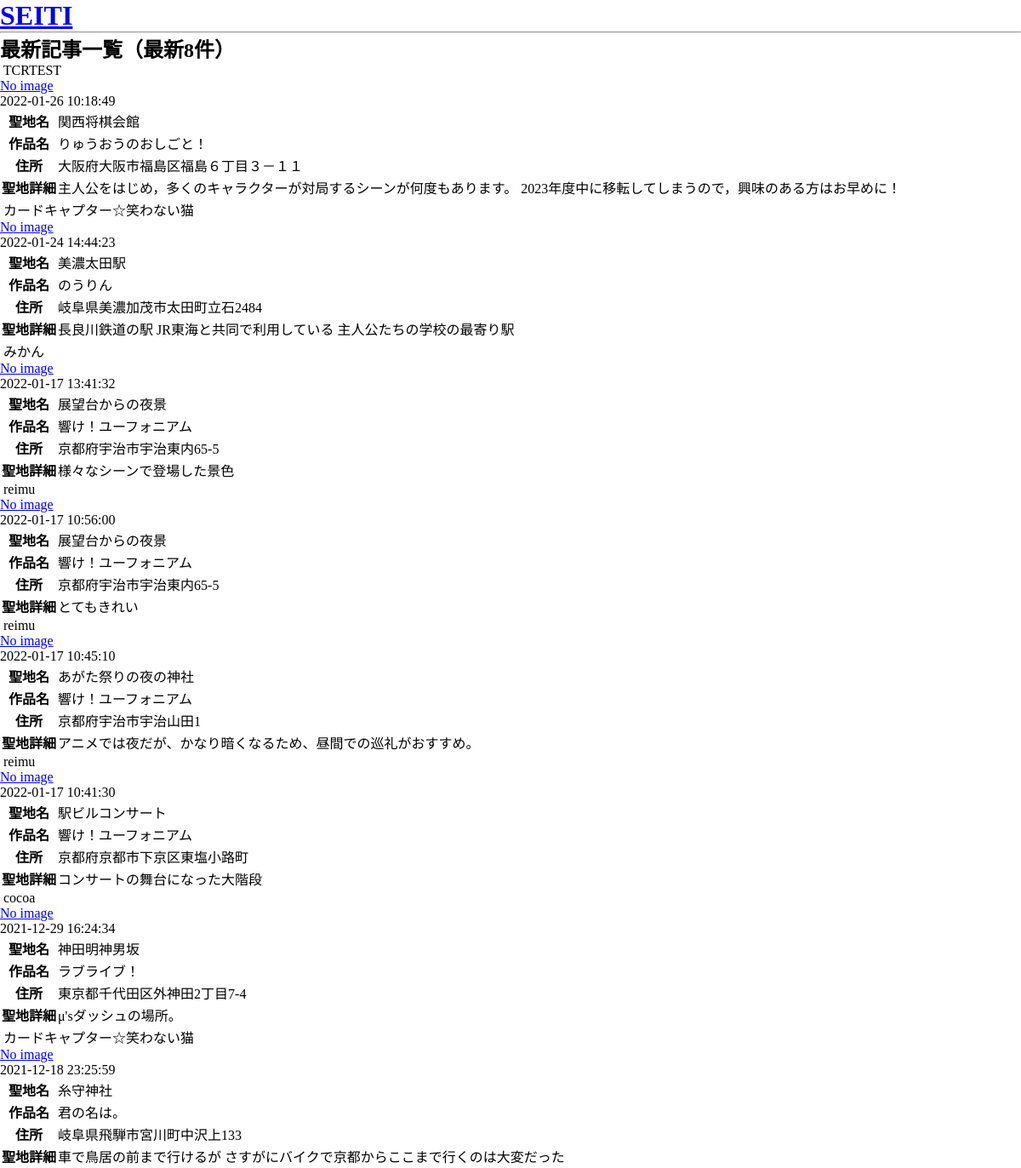
Screenshot of /latest_article.php with the database file from the repository.
### tables this page shows
CREATE TABLE IF NOT EXISTS `article` (
  `articleID` int(11) NOT NULL AUTO_INCREMENT,
  `userID` int(11) NOT NULL,
  `workID` int(11) NOT NULL,
  `image` varchar(64) DEFAULT NULL,
  `name` varchar(128) NOT NULL,
  `sAddress1` varchar(12) NOT NULL,
  `sAddress2` varchar(32) NOT NULL,
  `sAddress3` varchar(512) NOT NULL,
  `details` varchar(256) DEFAULT NULL,
  `go` int(11) NOT NULL,
  `favorite` int(11) NOT NULL,
  `date` datetime NOT NULL,
  PRIMARY KEY (`articleID`),
  KEY `userID` (`userID`),
  KEY `workID` (`workID`)
);

CREATE TABLE IF NOT EXISTS `user` (
  `userID` int(11) NOT NULL AUTO_INCREMENT,
  `username` varchar(32) NOT NULL,
  `mailAddress` varchar(50) NOT NULL,
  `password` varchar(24) NOT NULL,
  `icon` varchar(64) DEFAULT NULL,
  `uComment` varchar(256) DEFAULT NULL,
  PRIMARY KEY (`userID`),
  UNIQUE KEY `mailAddress` (`mailAddress`)
);

CREATE TABLE IF NOT EXISTS `work` (
  `workID` int(11) NOT NULL AUTO_INCREMENT,
  `title` varchar(128) NOT NULL,
  `titlePseudonym` varchar(256) DEFAULT NULL,
  `type` int(11) NOT NULL,
  `URL` text,
  PRIMARY KEY (`workID`)
);

### util.php (called while the page is built, shortened)
<?php
function readImageToBase64($url) {
    if(strlen(explode("/", $url)[2]) == 0 || !exif_imagetype($url)) return false;
    $image = file_get_contents($url);
    $encImage = base64_encode($image);
    $imginfo = getimagesize("data:application/octet-stream;base64,".$encImage);
    return "data:".$imginfo["mime"].";base64,".$encImage;
}

### latest_article.php (the view, shortened to what this page needs)
<?php
require "pdo_connect.php";
$sql = "SELECT * FROM article ORDER BY date DESC LIMIT 8;";
$result = $conn->query($sql)->fetchAll();
?>
<!DOCTYPE html>
<html lang="ja" dir="ltr">
    <head>
        <link rel="stylesheet" href="css/common.css">
        <link rel="stylesheet" href="css/latestArticle.css?202107162311">
    </head>
    <body>
        <header>
            <a href="top.php"><h1>SEITI</h1></a>
            <hr>
        </header>
        <main>
            <h2>最新記事一覧（最新<?php echo(count($result)) ?>件）</h2>
            <div id="articles-container">
                <?php
                for($i = 0; $i < count($result); $i++) {
                    $sql = "SELECT title FROM work WHERE workID = ".$result[$i]["workID"].";";
                    $wr = $conn->query($sql)->fetch();
                    $sql = "SELECT username, icon FROM user WHERE userID = ".$result[$i]["userID"].";";
                    $ur = $conn->query($sql)->fetch();
                    $imageSrc = readImageToBase64("./image/".$result[$i]["image"]);
                    $imageWidth = getImageWidth("./image/".$result[$i]["image"]);
                    $imageHeight = getImageHeight("./image/".$result[$i]["image"]);
                ?>
                <div class="article">
                    <div class="article-header">
                        <span class="username"><?php echo($ur["username"]) ?></span>
                    </div>
                    <div class="article-body">
                        <a href="view.php?v=<?php echo($result[$i]["articleID"]) ?>">
                            <div class="image-container">
                                <?php if($imageSrc) { ?>
                                <img src="<?php echo($imageSrc) ?>" alt=""
                                <?php
                                if($imageWidth > $imageHeight) {
                                    echo("width=\"100%\"");
                                } else {
                                    echo("height=\"100%\"");
                                }
                                ?>
                                >
                                <?php } else { ?>
                                <div class="no-image">No image</div>
                                <?php }?>
                            </div>
                        </a>
                        <div class="article-date"><?php echo($result[$i]["date"]) ?></div>
                    </div>
                    <div class="article-info">
                        <table>
                            <tbody>
                                <tr>
                                    <th nowrap>聖地名</th><td><?php echo($result[$i]["name"]) ?></td>
                                </tr>
                                <tr>
                                    <th nowrap>作品名</th><td><?php echo($wr["title"]) ?></td>
                                </tr>
                                <tr>
                                    <th nowrap>住所</th><td><?php echo($result[$i]["sAddress1"].$result[$i]["sAddress2"].$result[$i]["sAddress3"]) ?></td>
                                </tr>
                                <tr>
                                    <th nowrap>聖地詳細</th><td><?php if($result[$i]["details"] == null) { echo("なし"); } else { echo($result[$i]["details"]); } ?></td>
                                </tr>
                            </tbody>
                        </table>
                    </div>
                </div>
                <?php } ?>
            </div>
        </main>
    </body>
</html>

### beta/1.0.5/css/latestArticle.css (style rules this page uses)
* { margin: 0; padding: 0; }

### rows the page displays
article: userID.username "TCRTEST", shows "No image", date "2022-01-26 10:18:49", name "関西将棋会館", workID.title "りゅうおうのおしごと！", sAddress1 "大阪府", sAddress2 "大阪市福島区福島６丁目", sAddress3 "３－１１", details "主人公をはじめ，多くのキャラクターが対局するシーンが何度もあります。 2023年度中に移転してしまうので，興味のある方はお早めに！"
article: userID.username "カードキャプター☆笑わない猫", shows "No image", date "2022-01-24 14:44:23", name "美濃太田駅", workID.title "のうりん", sAddress1 "岐阜県", sAddress2 "美濃加茂市太田町", sAddress3 "立石2484", details "長良川鉄道の駅 JR東海と共同で利用している 主人公たちの学校の最寄り駅"
article: userID.username "みかん", shows "No image", date "2022-01-17 13:41:32", name "展望台からの夜景", workID.title "響け！ユーフォニアム", sAddress1 "京都府", sAddress2 "宇治市宇治東内", sAddress3 "65-5", details "様々なシーンで登場した景色"
article: userID.username "reimu", shows "No image", date "2022-01-17 10:56:00", name "展望台からの夜景", workID.title "響け！ユーフォニアム", sAddress1 "京都府", sAddress2 "宇治市宇治東内", sAddress3 "65-5", details "とてもきれい"
article: userID.username "reimu", shows "No image", date "2022-01-17 10:45:10", name "あがた祭りの夜の神社", workID.title "響け！ユーフォニアム", sAddress1 "京都府", sAddress2 "宇治市宇治山田", sAddress3 "1", details "アニメでは夜だが、かなり暗くなるため、昼間での巡礼がおすすめ。"
article: userID.username "reimu", shows "No image", date "2022-01-17 10:41:30", name "駅ビルコンサート", workID.title "響け！ユーフォニアム", sAddress1 "京都府", sAddress2 "京都市下京区東塩小路町", details "コンサートの舞台になった大階段"
article: userID.username "cocoa", shows "No image", date "2021-12-29 16:24:34", name "神田明神男坂", workID.title "ラブライブ！", sAddress1 "東京都", sAddress2 "千代田区外神田", sAddress3 "2丁目7-4", details "μ'sダッシュの場所。"
article: userID.username "カードキャプター☆笑わない猫", shows "No image", date "2021-12-18 23:25:59", name "糸守神社", workID.title "君の名は。", sAddress1 "岐阜県", sAddress2 "飛騨市宮川町中沢上", sAddress3 "133", details "車で鳥居の前まで行けるが さすがにバイクで京都からここまで行くのは大変だった"

### other values shown
count($result) "8"
